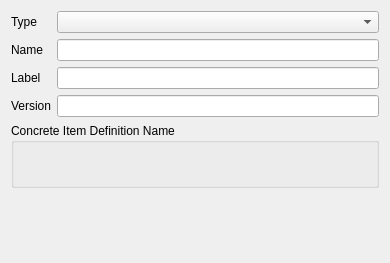
<?xml version="1.0" encoding="UTF-8"?>
<ui version="4.0">
 <class>ItemDefDialog</class>
 <widget class="QWidget" name="ItemDefDialog">
  <property name="geometry">
   <rect>
    <x>0</x>
    <y>0</y>
    <width>390</width>
    <height>263</height>
   </rect>
  </property>
  <property name="windowTitle">
   <string>Form</string>
  </property>
  <layout class="QVBoxLayout" name="verticalLayout">
   <item>
    <layout class="QFormLayout" name="formLayout">
     <item row="0" column="0">
      <widget class="QLabel" name="label">
       <property name="text">
        <string>Type</string>
       </property>
      </widget>
     </item>
     <item row="1" column="0">
      <widget class="QLabel" name="label_2">
       <property name="text">
        <string>Name</string>
       </property>
      </widget>
     </item>
     <item row="2" column="0">
      <widget class="QLabel" name="label_4">
       <property name="text">
        <string>Label</string>
       </property>
      </widget>
     </item>
     <item row="3" column="0">
      <widget class="QLabel" name="label_3">
       <property name="text">
        <string>Version</string>
       </property>
      </widget>
     </item>
     <item row="0" column="1">
      <widget class="QComboBox" name="cbTypes"/>
     </item>
     <item row="1" column="1">
      <widget class="QLineEdit" name="leName"/>
     </item>
     <item row="2" column="1">
      <widget class="QLineEdit" name="leLabel"/>
     </item>
     <item row="3" column="1">
      <widget class="QLineEdit" name="leVersion"/>
     </item>
    </layout>
   </item>
   <item>
    <widget class="QWidget" name="wPlaceholder" native="true">
     <property name="sizePolicy">
      <sizepolicy hsizetype="Expanding" vsizetype="Expanding">
       <horstretch>0</horstretch>
       <verstretch>0</verstretch>
      </sizepolicy>
     </property>
     <layout class="QVBoxLayout" name="verticalLayout_2">
      <property name="leftMargin">
       <number>0</number>
      </property>
      <property name="topMargin">
       <number>0</number>
      </property>
      <property name="rightMargin">
       <number>0</number>
      </property>
      <property name="bottomMargin">
       <number>0</number>
      </property>
      <item>
       <widget class="QGroupBox" name="gbConcrete">
        <property name="sizePolicy">
         <sizepolicy hsizetype="Expanding" vsizetype="Expanding">
          <horstretch>0</horstretch>
          <verstretch>0</verstretch>
         </sizepolicy>
        </property>
        <property name="title">
         <string>Concrete Item Definition Name</string>
        </property>
       </widget>
      </item>
     </layout>
    </widget>
   </item>
   <item>
    <spacer name="verticalSpacer">
     <property name="orientation">
      <enum>Qt::Vertical</enum>
     </property>
     <property name="sizeHint" stdset="0">
      <size>
       <width>20</width>
       <height>40</height>
      </size>
     </property>
    </spacer>
   </item>
  </layout>
 </widget>
 <resources/>
 <connections/>
</ui>
